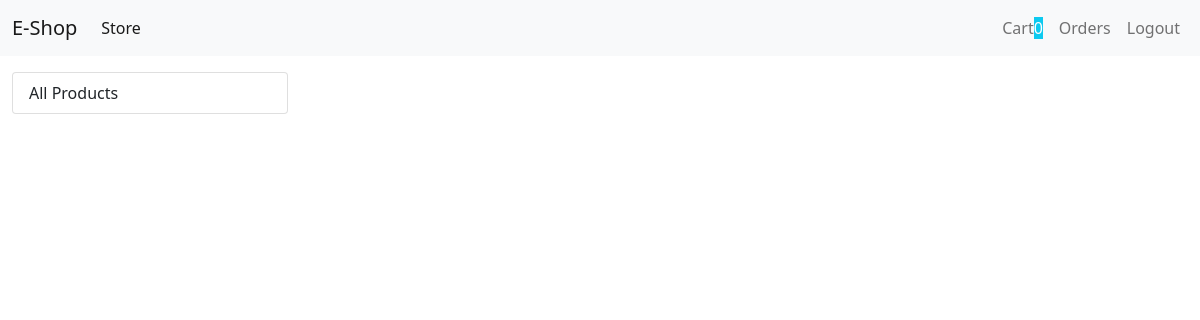
Page / (signed in) on the earlier database version.
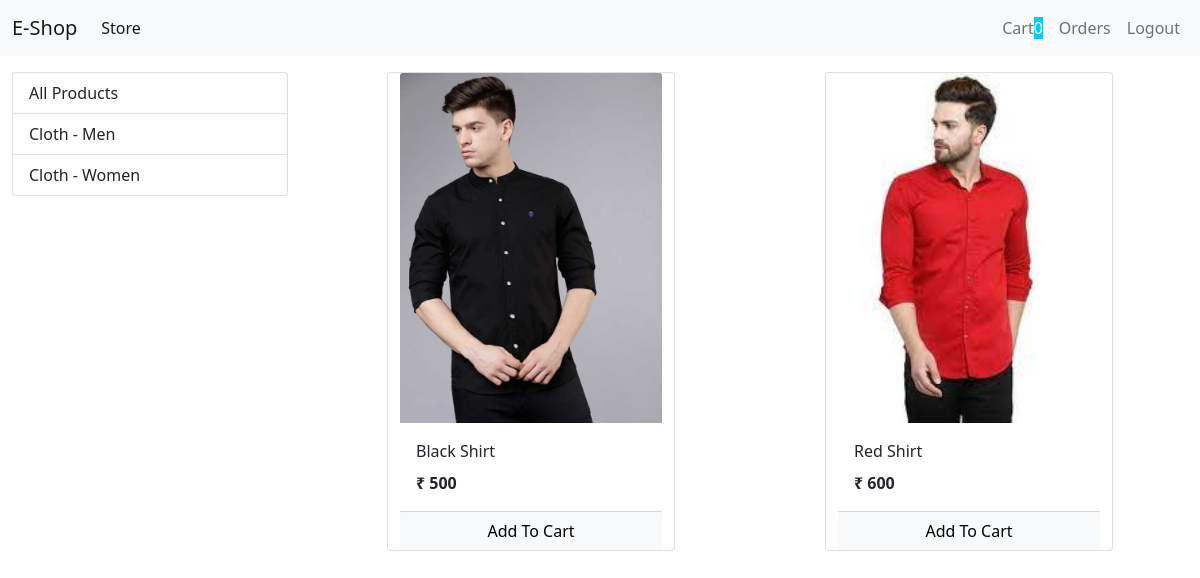
Same page on the later database version.
### store/models.py (models this page shows, shortened)
class Category(models.Model):
    name = models.CharField(max_length=50)

class Product(models.Model):
    name = models.CharField(max_length=50)
    price = models.IntegerField(default=0)
    description = models.CharField(max_length=50,default='',null=True,blank=True)
    image = models.ImageField(upload_to='uploads/products/')
    category = models.ForeignKey(Category,on_delete=models.CASCADE,default=1)

### store/views.py (the view, shortened to what this page needs)
# urls.py: path("", views.Index.as_view(), name="index"),
class Index(View):
    def get(self, request):
        cart = request.session.get('cart')
        if not cart:
            request.session['cart'] = {}
        products = Product.objects.all()
        category_list = Category.objects.all()
        category_id = request.GET.get('category')
        if category_id:
            products = Product.objects.filter(category=category_id)
        return render(request, 'store/index.html', {"products": products, "category_list": category_list})

### store/templatetags/cart.py (called while the page is built)
@register.filter(name='is_in_cart')
def is_in_cart(product, cart):
    keys = cart.keys()
    for id in keys:
        if int(id) == product.id:
            return True
    return False

@register.filter(name='currency')
def currency(number):
    return "₹ " + str(number)

### store/templates/store/index.html (shortened to what this page needs)
{% extends 'store/base.html' %}
{% load cart %}
{% block content %}
    <div class="container-fluid mt-3">
      <div class="row">
          <div class="col-lg-3 mx-auto">
          <div class="list-group">
               <a href="/" class="list-group-item list-group-item-action">All Products</a>
            {% for category in category_list %}
              <a href="?category={{category.id}}" class="list-group-item list-group-item-action">{{category.name}}</a>
             {% endfor %}
          </div>
          </div>
          <div id="products" class="col-lg-9 mx-auto">
                 <div class="row mx-auto">
                    {% for product in products %}
                    <div class="card mx-auto mb-3"  id={{product.id}} style="width: 18rem;">
                        <img src="{{product.image.url}}" class="card-img-top" alt="...">
                            <div class="card-body">
                                <p class="card-title">{{product.name|title}}</p>
                                <p class="card-text"><b>{{product.price|currency}}</b></p>
                            </div>
                       <div class="card-footer p-0 no-gutters">
                    {% if product|is_in_cart:request.session.cart %}
                        <div class="row no-gutters">
                            <form action="/#{{product.id}}" class="col-2 " method="post">
                                {% csrf_token %}
                                <input hidden type="text" name='product' value='{{product.id}}'>
                                <input hidden type="text" name='remove' value='True'>
                                <input type="submit" value=" - " class="btn btn-block btn-light border-right">
                            </form>
                                <div class="text-center col">{{product|cart_quantity:request.session.cart}} in Cart</div>
                                <form action="/#{{product.id}}" class="col-2 " method="post">
                                  {% csrf_token %}
                                  <input hidden type="text" name='product' value='{{product.id}}'>
                                  <input type="submit" value=" + " class="btn btn-block btn-light border-left">
                                </form>
                        </div>
                    {% else %}
                      <form action="/#{{product.id}}" method="POST" class="btn-block">
                          <input type="submit" class="float-right btn btn-light  form-control"
                            value="Add To Cart">
                      </form>
                    {% endif %}
                  </div>
                    </div>
                    {% endfor %}
                 </div>
          </div>
      </div>
    </div>
  {% endblock  %}

Differences in the rows shown:
added Category: name "Cloth - Men"
added Category: name "Cloth - Women"
added Product: {{ product.id }} 1 (drawn), image (picture), name "Black Shirt", price "₹ 500"
added Product: image (picture), name "Red Shirt", price "₹ 600"
